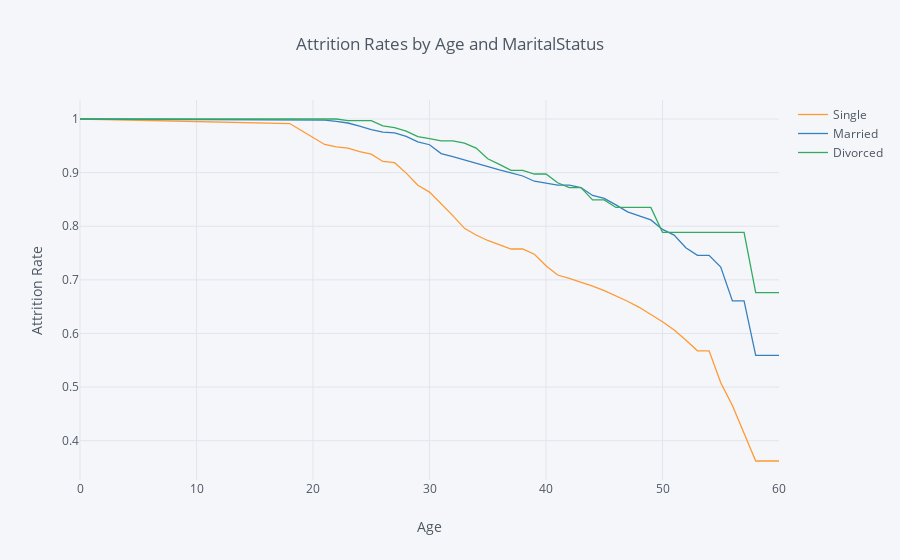

The notebook cell this image was saved under:
### Markdown cell above
## 5. Let's also look at the marital status curves by employee age. Generate and plot the survival curves showing retention rates by marital status and age.

### Code cell
survival(data,'MaritalStatus','Age','Attrition').iplot(kind='line',
                                                              xTitle='Age',
                                                              yTitle='Attrition Rate',
                                                              title='Attrition Rates by Age and MaritalStatus')

### Figure 1 — Plotly figure (JSON) as saved in the notebook; plotly's stock layout.template omitted (floating-point values rounded to 4 significant figures)
{"data": [{"line": {"color": "rgba(255, 153, 51, 1.0)", "dash": "solid", "shape": "linear", "width": 1.3}, "mode": "lines", "name": "Single", "text": "", "type": "scatter", "uid": "c30410d9-7f2c-4784-8833-d5b8c6386982", "x": [0, 18, 19, 20, 21, 22, 23, 24, 25, 26, 27, 28, 29, 30, 31, 32, 33, 34, 35, 36, 37, 38, 39, 40, 41, 42, 43, 44, 45, 46, 47, 48, 49, 50, 51, 52, 53, 54, 55, 56, 57, 58, 59, 60], "y": [1, 0.9915, 0.9786, 0.9657, 0.9525, 0.9481, 0.9459, 0.9391, 0.9346, 0.9208, 0.9185, 0.899, 0.8765, 0.8636, 0.8421, 0.8198, 0.7961, 0.7837, 0.7734, 0.7659, 0.7575, 0.7575, 0.7477, 0.7263, 0.709, 0.7027, 0.6957, 0.6882, 0.6799, 0.6705, 0.6601, 0.6488, 0.636, 0.6219, 0.6064, 0.588, 0.5677, 0.5677, 0.508, 0.4656, 0.4139, 0.3622, 0.3622, 0.3622]}, {"line": {"color": "rgba(55, 128, 191, 1.0)", "dash": "solid", "shape": "linear", "width": 1.3}, "mode": "lines", "name": "Married", "text": "", "type": "scatter", "uid": "67d29196-bba5-44f0-934e-c4d347e152a8", "x": [0, 18, 19, 20, 21, 22, 23, 24, 25, 26, 27, 28, 29, 30, 31, 32, 33, 34, 35, 36, 37, 38, 39, 40, 41, 42, 43, 44, 45, 46, 47, 48, 49, 50, 51, 52, 53, 54, 55, 56, 57, 58, 59, 60], "y": [1, 0.9978, 0.9978, 0.9978, 0.9978, 0.9955, 0.9925, 0.9865, 0.9804, 0.9757, 0.9741, 0.9675, 0.9573, 0.952, 0.9355, 0.9297, 0.9235, 0.9171, 0.9103, 0.9052, 0.8996, 0.8937, 0.884, 0.8805, 0.8766, 0.8766, 0.8721, 0.8574, 0.8521, 0.8399, 0.8267, 0.8195, 0.8118, 0.7941, 0.7835, 0.7598, 0.7457, 0.7457, 0.7238, 0.6608, 0.6608, 0.5592, 0.5592, 0.5592]}, {"line": {"color": "rgba(50, 171, 96, 1.0)", "dash": "solid", "shape": "linear", "width": 1.3}, "mode": "lines", "name": "Divorced", "text": "", "type": "scatter", "uid": "5a92813c-ffca-447e-8420-085ab7306010", "x": [0, 18, 19, 20, 21, 22, 23, 24, 25, 26, 27, 28, 29, 30, 31, 32, 33, 34, 35, 36, 37, 38, 39, 40, 41, 42, 43, 44, 45, 46, 47, 48, 49, 50, 51, 52, 53, 54, 55, 56, 57, 58, 59, 60], "y": [1, 1, 1, 1, 1, 1, 0.9969, 0.9969, 0.9969, 0.9873, 0.9841, 0.9774, 0.967, 0.9633, 0.9594, 0.9594, 0.955, 0.9458, 0.9258, 0.9153, 0.9041, 0.9041, 0.8974, 0.8974, 0.8811, 0.8719, 0.8719, 0.849, 0.849, 0.8351, 0.8351, 0.8351, 0.8351, 0.7887, 0.7887, 0.7887, 0.7887, 0.7887, 0.7887, 0.7887, 0.7887, 0.676, 0.676, 0.676]}], "layout": {"legend": {"bgcolor": "#F5F6F9", "font": {"color": "#4D5663"}}, "paper_bgcolor": "#F5F6F9", "plot_bgcolor": "#F5F6F9", "title": {"font": {"color": "#4D5663"}, "text": "Attrition Rates by Age and MaritalStatus"}, "xaxis": {"gridcolor": "#E1E5ED", "showgrid": true, "tickfont": {"color": "#4D5663"}, "title": {"font": {"color": "#4D5663"}, "text": "Age"}, "zerolinecolor": "#E1E5ED"}, "yaxis": {"gridcolor": "#E1E5ED", "showgrid": true, "tickfont": {"color": "#4D5663"}, "title": {"font": {"color": "#4D5663"}, "text": "Attrition Rate"}, "zerolinecolor": "#E1E5ED"}}}
